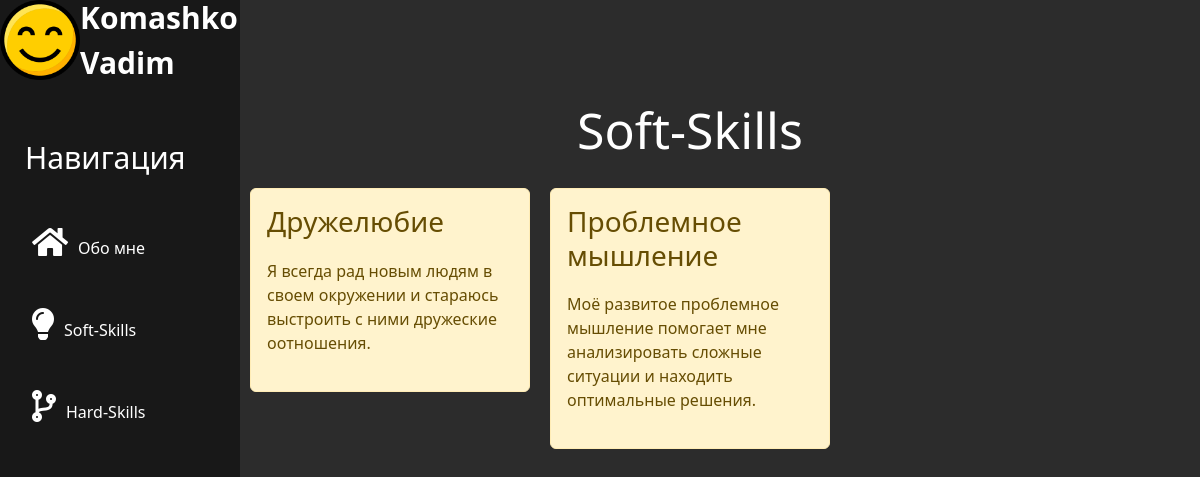
/soft_skills/, run on an earlier commit of the app's database.
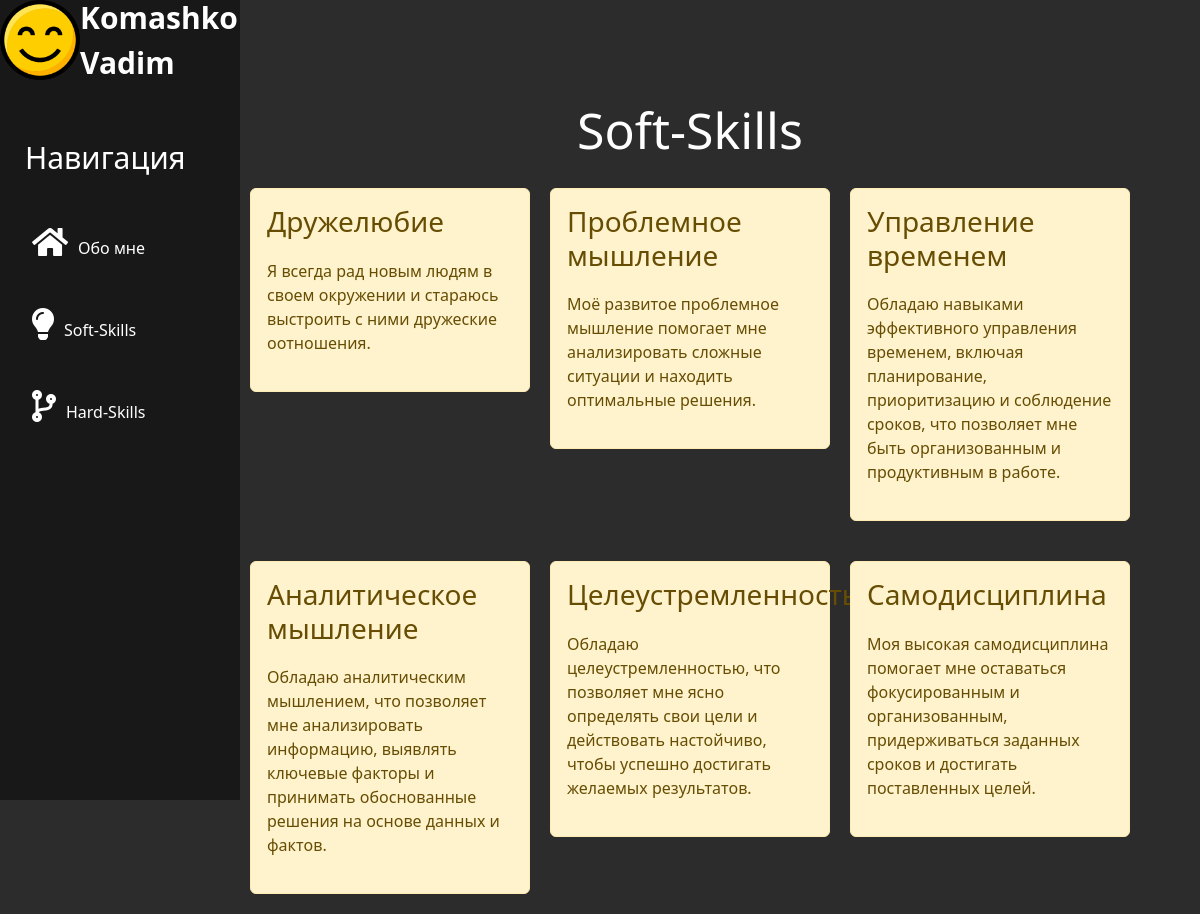
And on a later commit of the database.
### soft_skills/models.py (models this page shows, shortened)
class Articles(models.Model):
    title = models.CharField('Характеристика', max_length= 50)
    description = models.CharField('Описание', max_length= 250)
    class Meta:
        verbose_name ='Характеристика'
        verbose_name_plural = 'Характеристики'

### soft_skills/views.py (the view)
# urls.py: path('', views.soft_skills, name='soft_skills'),
def soft_skills(request):
    soft_skills = Articles.objects.all()
    return render(request, 'soft_skills/soft_skills.html', {'soft_skills': soft_skills})

### soft_skills/templates/soft_skills/soft_skills.html (shortened to what this page needs)
{% extends 'main/layout.html'%}
{% block content %}
    <div class ="features">
        <h1>Soft-Skills</h1>
        {% if soft_skills %}
            {% for el in soft_skills %}
                <div class ="alert alert-warning">
                    <h3>{{ el.title }}</h3>
                    <p>{{ el.description }}</p>
                </div>
            {% endfor %}
        {% else %}
            <p>У вас нет записей!</p>
        {% endif %}
    </div>
{% endblock %}

What changed in the data, as far as the page shows it:
added Articles: title "Управление временем", description "Обладаю навыками эффективного управления временем, включая планирование, приоритизацию и соблюдение сроков, что позволяет мне быть организованным и продуктивным в работе."
added Articles: title "Аналитическое мышление", description "Обладаю аналитическим мышлением, что позволяет мне анализировать информацию, выявлять ключевые факторы и принимать обоснованные решения на основе данных и фактов."
added Articles: title "Целеустремленность", description "Обладаю целеустремленностью, что позволяет мне ясно определять свои цели и действовать настойчиво, чтобы успешно достигать желаемых результатов."
added Articles: title "Самодисциплина", description "Моя высокая самодисциплина помогает мне оставаться фокусированным и организованным, придерживаться заданных сроков и достигать поставленных целей."
